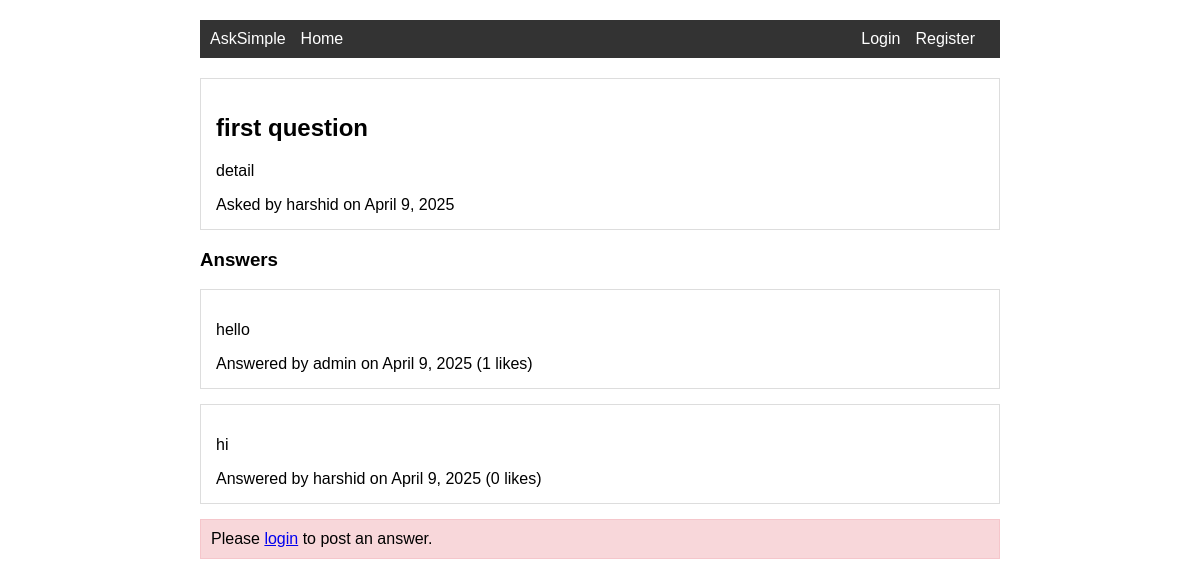
Page /question/1/ on the earlier database version.
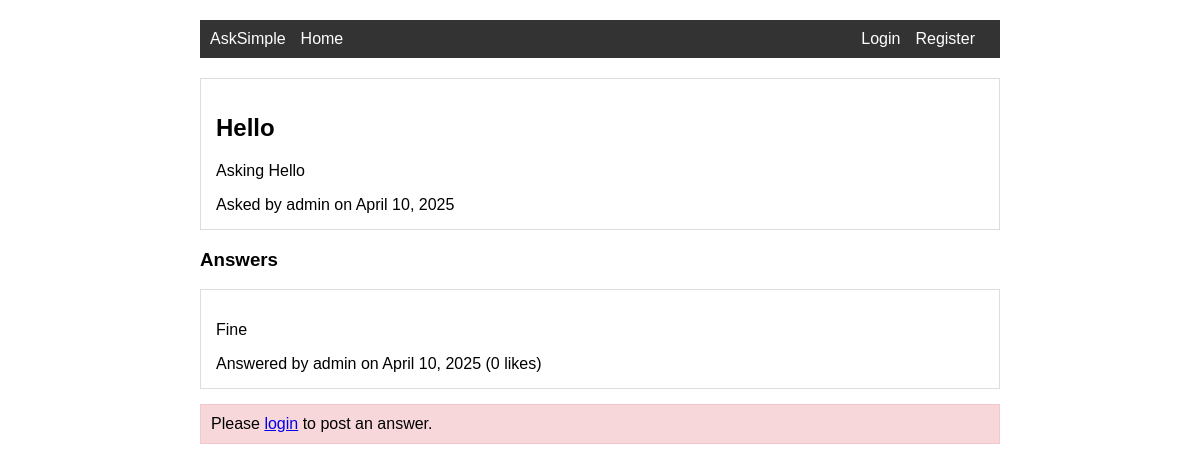
Same page on the later database version.
### quora/models.py (models this page shows, shortened)
class Question(models.Model):
    title = models.CharField(max_length=200)
    content = models.TextField()
    author = models.ForeignKey(User, on_delete=models.CASCADE)
    created_at = models.DateTimeField(auto_now_add=True)
    updated_at = models.DateTimeField(auto_now=True)

class User(AbstractUser):
    email = models.EmailField(unique=True)
    date_joined = models.DateTimeField(auto_now_add=True)
    updated_at = models.DateTimeField(auto_now=True)

class Answer(models.Model):
    content = models.TextField()
    question = models.ForeignKey(
        Question, on_delete=models.CASCADE, related_name="answers"
    )
    author = models.ForeignKey(User, on_delete=models.CASCADE)
    created_at = models.DateTimeField(auto_now_add=True)
    updated_at = models.DateTimeField(auto_now=True)

### quora/views.py (the view)
# urls.py: path("question/<int:pk>/", views.question_detail, name="question_detail"),
def question_detail(request, pk):
    if not Question.objects.filter(pk=pk).exists():
        return HttpResponseNotFound("Question not found")
    question = Question.objects.get(pk=pk)
    answers = Answer.objects.filter(question=question)
    if request.user.is_authenticated:
        user_likes = Like.objects.filter(
            user=request.user, answer__in=answers
        ).values_list("answer_id", flat=True)
    else:
        user_likes = []
    if request.method == "POST" and request.user.is_authenticated:
        form = AnswerForm(request.POST)
        if form.is_valid():
            answer = form.save(commit=False)
            answer.author = request.user
            answer.question = question
            answer.save()
            return redirect("quora:question_detail", pk=pk)
    else:
        form = AnswerForm()
    return render(
        request,
        "quora/question_detail.html",
        {
            "question": question,
            "answers": answers,
            "form": form,
            "user_likes": user_likes,
        },
    )

### quora/templates/quora/question_detail.html (shortened to what this page needs)
{% extends 'quora/base.html' %}
{% block content %}
<div class="card">
    <h2>{{ question.title }}</h2>
    <p>{{ question.content }}</p>
    <div>
        Asked by {{ question.author.username }} on {{ question.created_at|date }}
    </div>
</div>
<h3>Answers</h3>
{% for answer in answers %}
<div class="card">
    <p>{{ answer.content }}</p>
    <div>
        Answered by {{ answer.author.username }} on {{ answer.created_at|date }}
        <span>({{ answer.likes.count }} likes)</span>
    </div>
</div>
{% empty %}
<p>No answers yet.</p>
{% endfor %}
{% if user.is_authenticated %}
<h3>Your Answer</h3>
<form method="post">
    {% csrf_token %}
    <div>
        <textarea name="content" required style="width: 100%; height: 150px; padding: 10px; margin-bottom: 10px;"></textarea>
    </div>
    <button type="submit" class="btn">Submit Answer</button>
</form>
{% else %}
<div class="alert">
    Please <a href="{% url 'quora:login' %}">login</a> to post an answer.
</div>
{% endif %}
{% endblock %}

### quora/templates/quora/base.html (shortened to what this page needs)
<!DOCTYPE html>
<html lang="en">
<head>
</head>
<body>
    <nav>
        <div class="nav-left">
            <a href="{% url 'quora:home' %}">AskSimple</a>
            <a href="{% url 'quora:home' %}">Home</a>
        </div>
        <div class="nav-right">
            {% if user.is_authenticated %}
                <a href="{% url 'quora:ask_question' %}" class="btn">Ask Question</a>
                <a href="{% url 'quora:logout' %}">Logout</a>
            {% else %}
                <a href="{% url 'quora:login' %}">Login</a>
                <a href="{% url 'quora:register' %}">Register</a>
            {% endif %}
        </div>
    </nav>
    {% block content %}
    {% endblock %}
</body>
</html>

### quora/templates/quora/base.html (style rules this page uses)
body { font-family: Arial, sans-serif; max-width: 800px; margin: 0 auto; padding: 20px; }
nav { background: #333; padding: 10px; margin-bottom: 20px; display: flex; justify-content: space-between; align-items: center; }
.nav-left { display: flex; align-items: center; }
.nav-right { display: flex; align-items: center; }
nav a { color: white; text-decoration: none; margin-right: 15px; }
.card { border: 1px solid #ddd; padding: 15px; margin-bottom: 15px; }
.alert { padding: 10px; background: #f8d7da; border: 1px solid #f5c6cb; margin-bottom: 15px; }

Differences in the rows shown:
removed Answer: content "hello", author.username "admin", created_at "April 9, 2025", likes.count "1"
removed Answer: content "hi", author.username "harshid", created_at "April 9, 2025", likes.count "0"
changed Question: title "first question" → "Hello"; content "detail" → "Asking Hello"; author.username "harshid" → "admin"; created_at "April 9, 2025" → "April 10, 2025"
added Answer: content "Fine", author.username "admin", created_at "April 10, 2025", likes.count "0"
